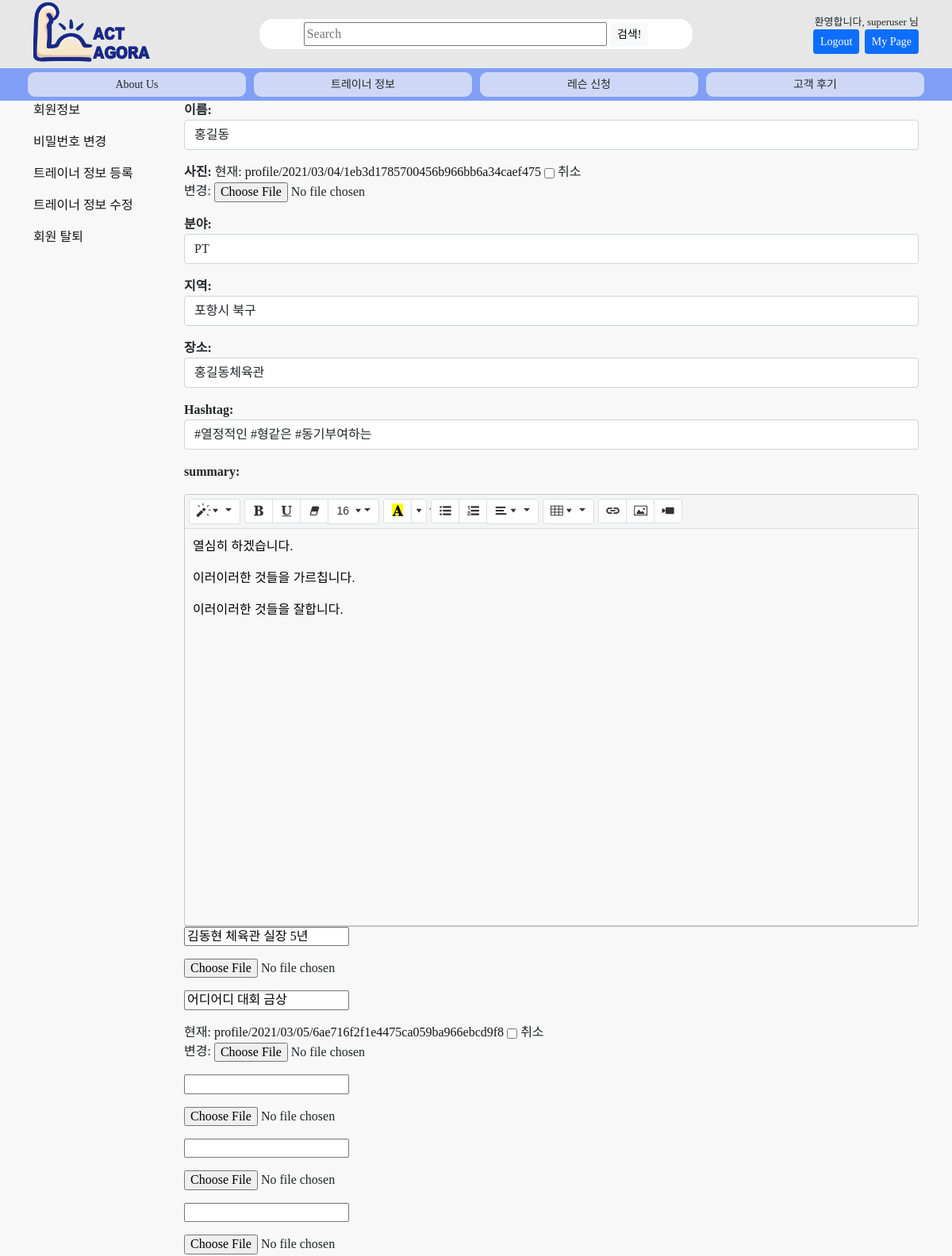
/trainer/26/update/ (signed in, upper part), run on an earlier commit of the app's database.
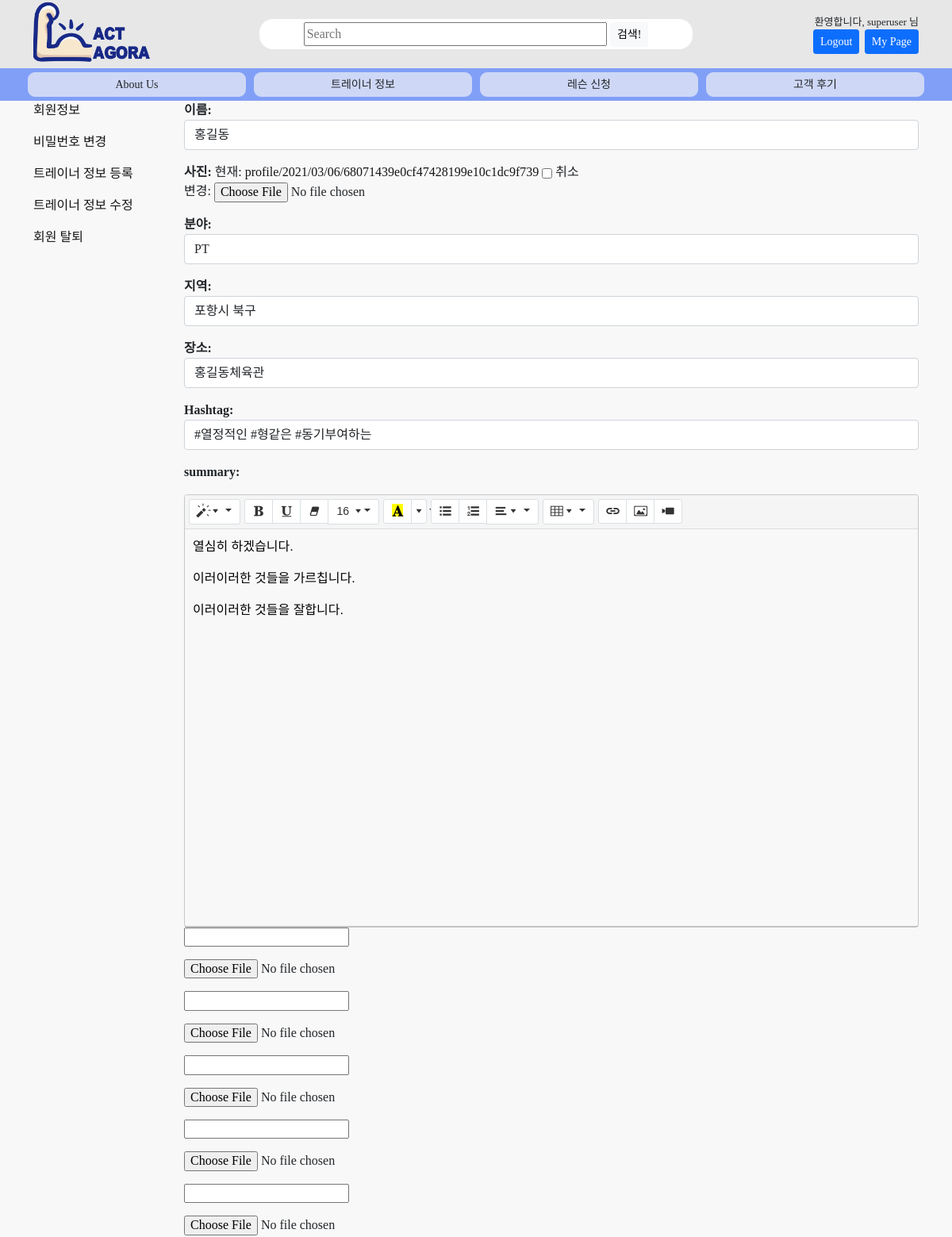
And on a later commit of the database.
### trainer/models.py (models this page shows, shortened)
class Trainer(models.Model):
    writer = models.ForeignKey(settings.AUTH_USER_MODEL, null=True, blank=True, on_delete=models.CASCADE, verbose_name='작성자')
    name = models.CharField(max_length=10, verbose_name='이름')
    genretext = models.CharField(max_length=200, null=True)
    genre = models.ManyToManyField(Genre, blank=True, verbose_name='장르')
    address = models.CharField(max_length=40, null=True, verbose_name='지역')
    place = models.CharField(max_length=40, null=True, verbose_name='장소')
    summary = models.TextField(null=True, blank=True)
    tagtext = models.CharField(max_length=200, null=True, blank=True)
    hashtag = models.ManyToManyField(Hashtag, blank=True)
    image = ProcessedImageField(
        upload_to=get_profile_image_path, processors=[ResizeToFill(width=500, height=500, upscale=False)],
        null=True, blank=True,
        format='JPEG', options={'quality': 90}, verbose_name="프로필 이미지"
    )
    imagename = models.CharField(max_length=64, null=True, blank=True, verbose_name='이미지파일')
    cert1, cert2, cert3, cert4, cert5, cert6, cert7, cert8, cert9, cert10 = [
        models.CharField(max_length=40, null=True, blank=True) for i in range(10)
    ]
    certimg1, certimg2, certimg3, certimg4, certimg5, certimg6, certimg7, certimg8, certimg9, certimg10 = [
        ProcessedImageField(
            upload_to=get_profile_image_path, processors=[Resize(width=500, height=None, upscale=False)],
            null=True, blank=True, format='JPEG', options={'quality': 90}
        ) for i in range(10)
    ]
    sns1, sns2, sns3, sns4, sns5 = [
        models.CharField(max_length=256, null=True, blank=True) for i in range(5)
    ]
    def display_genre(self):
        """Create a string for the Genre. This is required to display genre in Admin."""
        return ', '.join(genre.name for genre in self.genre.all()[:3])
    display_genre.short_description = 'Genre'
    class Meta:
        db_table = '트레이너'
        verbose_name = '트레이너'
        verbose_name_plural = '트레이너'

### accounts/decorators.py (the view)
    def wrap(request, *args, **kwargs):
        if not request.user.is_authenticated:
            messages.info(request, "로그인한 사용자만 이용할 수 있습니다.")
            return redirect(settings.LOGIN_URL)
        return function(request, *args, **kwargs)

### templates/trainer/trainer_new.html (shortened to what this page needs)
{% extends 'accounts/mypage_nav.html' %}
{% block header2 %}
{% load static %}
<link href="{% static 'css/summernote-lite.css' %}" rel="stylesheet">
{% endblock %}
{% block contents2 %}
<form method="POST" action="" enctype="multipart/form-data" >
    <p><strong>이름: </strong>{{ form.name }}</p>
    <p><strong>사진: </strong>{{ form.image }}</p>
    <p><strong>분야: </strong>{{ form.genretext }}</p>
    <p><strong>지역: </strong>{{ form.address }}</p>
    <p><strong>장소: </strong>{{ form.place }}</p>
    <p><strong>Hashtag: </strong>{{ form.tagtext }}</p>
    <p><strong>summary:</strong></p>
    <p>{{ form.cert1 }}</p>
    <p>{{ form.certimg1 }}</p>
    <p>{{ form.cert2 }}</p>
    <p>{{ form.certimg2 }}</p>
    <p>{{ form.cert3 }}</p>
    <p>{{ form.certimg3 }}</p>
    <p>{{ form.cert4 }}</p>
    <p>{{ form.certimg4 }}</p>
    <p>{{ form.cert5 }}</p>
    <p>{{ form.certimg5 }}</p>
</form>
{% endblock %}

What changed in the data, as far as the page shows it:
changed Trainer "홍길동": cert1 "김동현 체육관 실장 5년" → (not shown); cert2 "어디어디 대회 금상" → (not shown)
Also different on the page:
form field certimg2-clear: "☐" → (not shown)
text no longer shown: "현재: profile/2021/03/04/1eb3d1785700456b966bb6a34caef475 취소 변경: 현재: profile/2021/03/05/6ae716f2f1e4475ca059ba966ebcd9f8 취소 변경:"
text now shown: "현재: profile/2021/03/06/68071439e0cf47428199e10c1dc9f739 취소 변경:"
